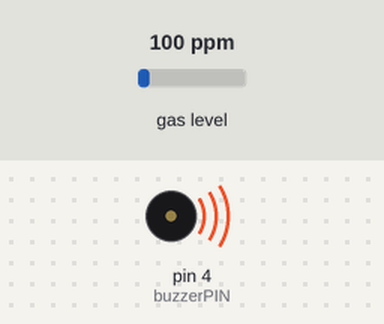
Bench run of a sketch on a simulated Arduino Uno, built with avr-gcc and run on an emulated ATmega328P. On the bench: buzzer (waves = sounding, pin HIGH). The inputs (shaded band) are chosen by the test bench; at power-on: gas level 100 ppm. What the sketch prints to the serial monitor is not drawn.

Above: at 0.8 s.
Timing chart, 0 to 5.3 s (numbered marks = the images above):
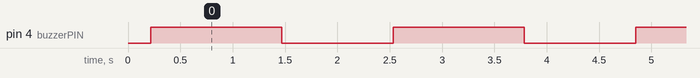

Measured:
- by itself, pin 4 (buzzerPIN): alternates HIGH for 1.3 s and LOW for 1.1 s

The sketch:

Kode_Arduino_UNO.ino
```cpp
#include <SoftwareSerial.h>
#include <MQUnifiedsensor.h>

// Definitions
#define placa "Arduino UNO"
#define Voltage_Resolution 5
#define pin A0                 // Analog input 0 of your arduino
#define type "MQ-135"          // MQ135
#define ADC_Bit_Resolution 10  // For arduino UNO/MEGA/NANO
#define RatioMQ135CleanAir 3.6 // RS / R0 = 3.6 ppm
// #define calibration_button 13 //Pin to calibrate your sensor

#define buzzerPIN 4

// Declare Sensor
MQUnifiedsensor MQ135(placa, Voltage_Resolution, ADC_Bit_Resolution, pin, type);
SoftwareSerial sendMQ(2, 3);

float CO_Temp = 0;
float CO_Sensor = 0;
float CO_Baru;

void setup()
{
  // Init the serial port communication - to debug the library
  Serial.begin(9600); // Init serial port
  sendMQ.begin(9600);

  // Set math model to calculate the PPM concentration and the value of constants
  MQ135.setRegressionMethod(1); //_PPM =  a*ratio^b
  MQ135.setA(605.18);
  MQ135.setB(-3.937); // Configure the equation to to calculate NH4 concentration

  MQ135.init();

  Serial.print("Calibrating please wait.");
  float calcR0 = 0;
  for (int i = 1; i <= 10; i++)
  {
    MQ135.update(); // Update data, the arduino will read the voltage from the analog pin
    calcR0 += MQ135.calibrate(RatioMQ135CleanAir);
    Serial.print(".");
  }
  MQ135.setR0(calcR0 / 10);
  Serial.println("  done!.");

  if (isinf(calcR0))
  {
    Serial.println("Warning: Conection issue, R0 is infinite (Open circuit detected) please check your wiring and supply");
    while (1)
      ;
  }
  if (calcR0 == 0)
  {
    Serial.println("Warning: Conection issue found, R0 is zero (Analog pin shorts to ground) please check your wiring and supply");
    while (1)
      ;
  }

  pinMode(buzzerPIN, OUTPUT);
}

void readSensor()
{
  MQ135.update();
  CO_Sensor = MQ135.readSensor();
  CO_Temp += CO_Sensor;
}

void filterSensor()
{
  for (int i = 0; i < 20; i++)
  {
    readSensor();
    delay(10);
  }
  CO_Baru = CO_Temp / 20;
  CO_Temp = 0;
}

void buzzer()
{
  // Menyalakan buzzer
  digitalWrite(buzzerPIN, HIGH);
  delay(1250); // Menyalakan buzzer selama 1 detik

  // Mematikan buzzer
  digitalWrite(buzzerPIN, LOW);
  delay(100); // Menunggu 1 detik sebelum mengulangi proses
}

void loop()
{
  filterSensor();
  Serial.println(CO_Baru);
  sendMQ.println(CO_Baru);

  if (CO_Baru >= 5.0)
  {
    buzzer();
  }
  delay(750); // Sampling frequency
}
```
